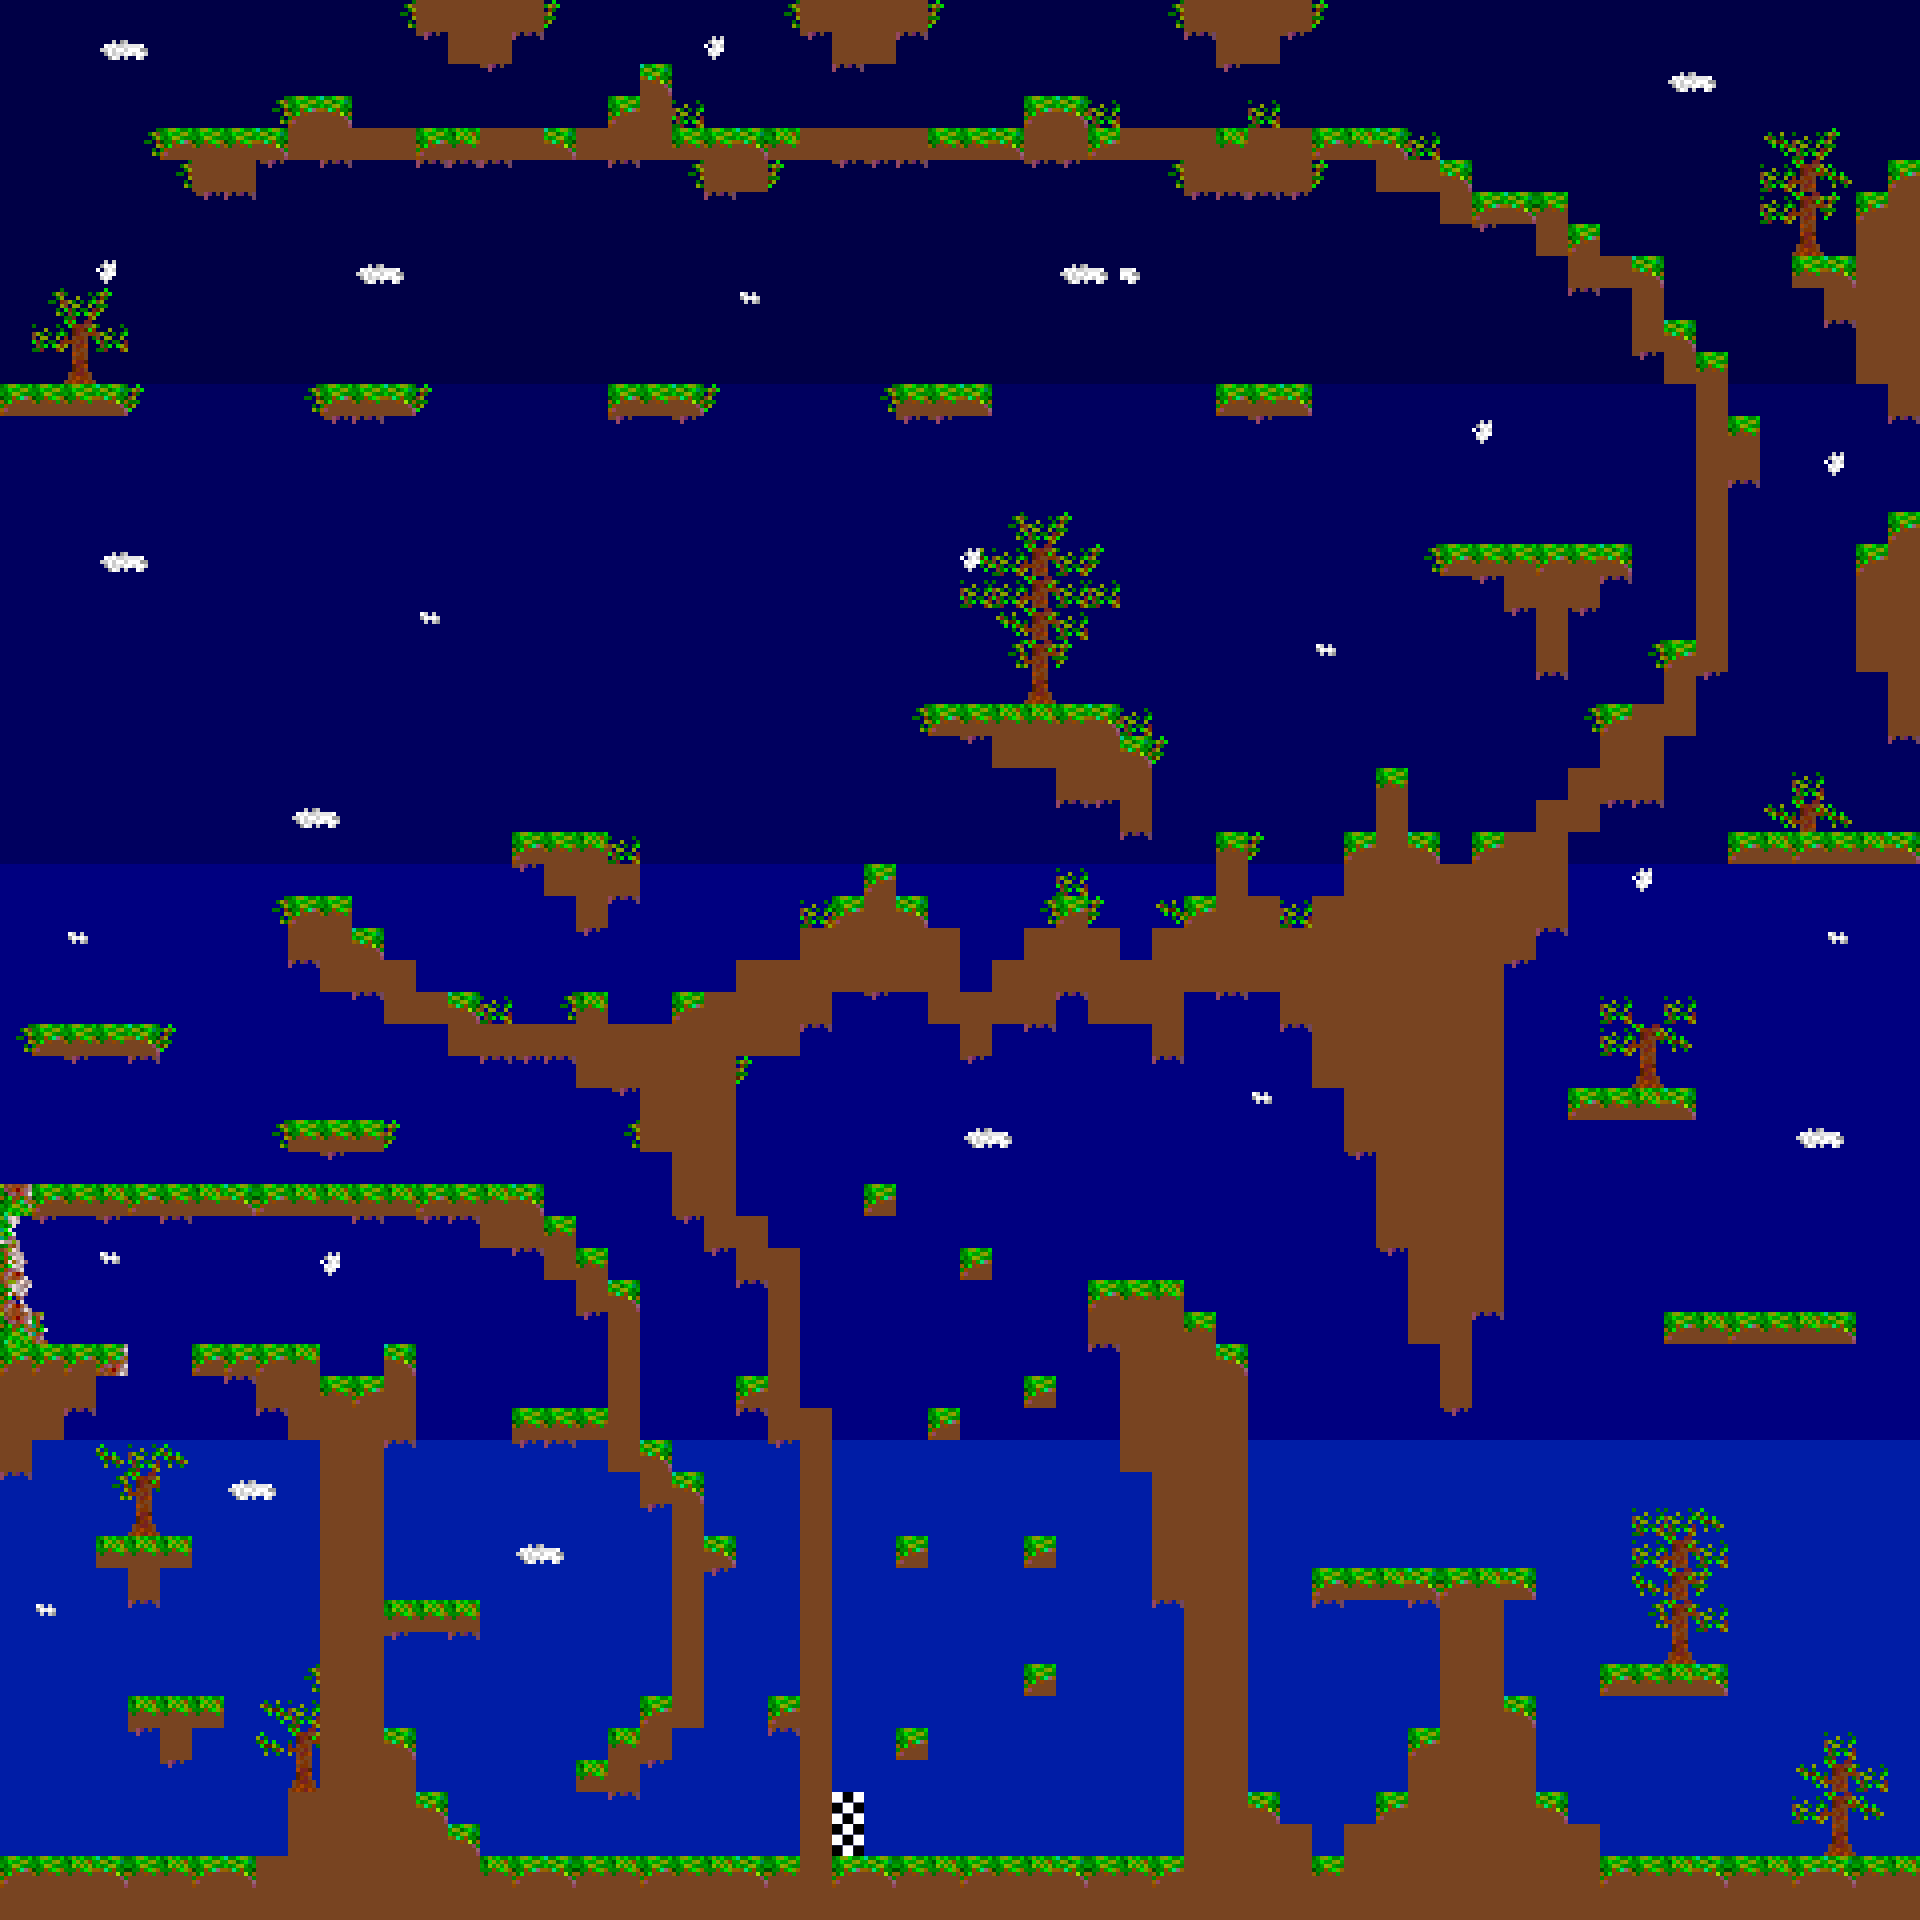

A 2D game scene composited from a Tiled map and its tileset images. What follows is a short description and the map's XML, with each tile layer's data collapsed to a summary:
An orthogonal 60x60 tile map with 32x32 px tiles, 6 tile layers (Back, World, TreesBack, TreesFront, ...) and 1 object (Player).

<map version="1.10" tiledversion="1.10.1" orientation="orthogonal" renderorder="right-down" width="60" height="60" tilewidth="32" tileheight="32" infinite="0" nextlayerid="8" nextobjectid="2">
 <editorsettings>
  <export target="../../dist/assets/tilemaps/level3.json" format="json" />
 </editorsettings>
 <tileset firstgid="1" name="forest" tilewidth="32" tileheight="32" tilecount="36" columns="12">
  <image source="../../dist/assets/mapTiles.png" width="384" height="96" />
  <tile id="0">
   <properties>
    <property name="collides" type="bool" value="true" />
   </properties>
  </tile>
  <tile id="1">
   <properties>
    <property name="collides" type="bool" value="true" />
   </properties>
  </tile>
  <tile id="2">
   <properties>
    <property name="collides" type="bool" value="true" />
   </properties>
  </tile>
  <tile id="3">
   <properties>
    <property name="collides" type="bool" value="true" />
   </properties>
  </tile>
  <tile id="4">
   <properties>
    <property name="collides" type="bool" value="true" />
   </properties>
  </tile>
  <tile id="5">
   <properties>
    <property name="collides" type="bool" value="true" />
   </properties>
  </tile>
  <tile id="6">
   <properties>
    <property name="collides" type="bool" value="true" />
   </properties>
  </tile>
 </tileset>
 <layer id="7" name="Back" width="60" height="60">
  <data>[3600 cells, 0 non-empty, 0 distinct tile ids]</data>
 </layer>
 <layer id="1" name="World" width="60" height="60">
  <data>[3600 cells, 3600 non-empty, 12 distinct tile ids]</data>
 </layer>
 <layer id="4" name="TreesBack" width="60" height="60">
  <data>[3600 cells, 99 non-empty, 12 distinct tile ids]</data>
 </layer>
 <layer id="5" name="TreesFront" width="60" height="60">
  <data>[3600 cells, 26 non-empty, 7 distinct tile ids]</data>
 </layer>
 <layer id="6" name="Clouds" width="60" height="60">
  <data>[3600 cells, 36 non-empty, 4 distinct tile ids]</data>
 </layer>
 <layer id="3" name="Front" width="60" height="60">
  <data>[3600 cells, 130 non-empty, 7 distinct tile ids]</data>
 </layer>
 <objectgroup id="2" name="Entities">
  <object id="1" name="Player" x="43.3333" y="1818.33">
   <ellipse />
  </object>
 </objectgroup>
</map>